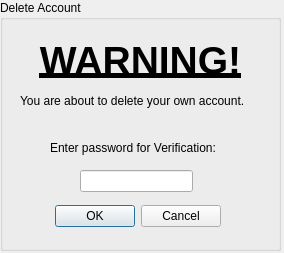
<?xml version="1.0" encoding="UTF-8"?>
<ui version="4.0">
 <class>deleteaccount</class>
 <widget class="QDialog" name="deleteaccount">
  <property name="geometry">
   <rect>
    <x>0</x>
    <y>0</y>
    <width>284</width>
    <height>253</height>
   </rect>
  </property>
  <property name="windowTitle">
   <string>Dialog</string>
  </property>
  <widget class="QGroupBox" name="groupBox">
   <property name="geometry">
    <rect>
     <x>0</x>
     <y>0</y>
     <width>281</width>
     <height>251</height>
    </rect>
   </property>
   <property name="title">
    <string>Delete Account</string>
   </property>
   <widget class="QDialogButtonBox" name="buttonBox">
    <property name="geometry">
     <rect>
      <x>50</x>
      <y>200</y>
      <width>171</width>
      <height>32</height>
     </rect>
    </property>
    <property name="orientation">
     <enum>Qt::Horizontal</enum>
    </property>
    <property name="standardButtons">
     <set>QDialogButtonBox::Cancel|QDialogButtonBox::Ok</set>
    </property>
   </widget>
   <widget class="QLabel" name="label">
    <property name="geometry">
     <rect>
      <x>20</x>
      <y>70</y>
      <width>241</width>
      <height>61</height>
     </rect>
    </property>
    <property name="text">
     <string>You are about to delete your own account.</string>
    </property>
   </widget>
   <widget class="QLabel" name="label_2">
    <property name="geometry">
     <rect>
      <x>50</x>
      <y>140</y>
      <width>171</width>
      <height>16</height>
     </rect>
    </property>
    <property name="text">
     <string>Enter password for Verification:</string>
    </property>
   </widget>
   <widget class="QLabel" name="label_3">
    <property name="geometry">
     <rect>
      <x>30</x>
      <y>40</y>
      <width>221</width>
      <height>41</height>
     </rect>
    </property>
    <property name="font">
     <font>
      <pointsize>29</pointsize>
      <weight>75</weight>
      <bold>true</bold>
      <underline>true</underline>
     </font>
    </property>
    <property name="text">
     <string>WARNING!</string>
    </property>
    <property name="alignment">
     <set>Qt::AlignCenter</set>
    </property>
   </widget>
   <widget class="QLineEdit" name="password">
    <property name="geometry">
     <rect>
      <x>80</x>
      <y>170</y>
      <width>113</width>
      <height>22</height>
     </rect>
    </property>
   </widget>
  </widget>
 </widget>
 <resources/>
 <connections>
  <connection>
   <sender>buttonBox</sender>
   <signal>accepted()</signal>
   <receiver>deleteaccount</receiver>
   <slot>accept()</slot>
   <hints>
    <hint type="sourcelabel">
     <x>248</x>
     <y>254</y>
    </hint>
    <hint type="destinationlabel">
     <x>157</x>
     <y>274</y>
    </hint>
   </hints>
  </connection>
  <connection>
   <sender>buttonBox</sender>
   <signal>rejected()</signal>
   <receiver>deleteaccount</receiver>
   <slot>reject()</slot>
   <hints>
    <hint type="sourcelabel">
     <x>316</x>
     <y>260</y>
    </hint>
    <hint type="destinationlabel">
     <x>286</x>
     <y>274</y>
    </hint>
   </hints>
  </connection>
 </connections>
</ui>
